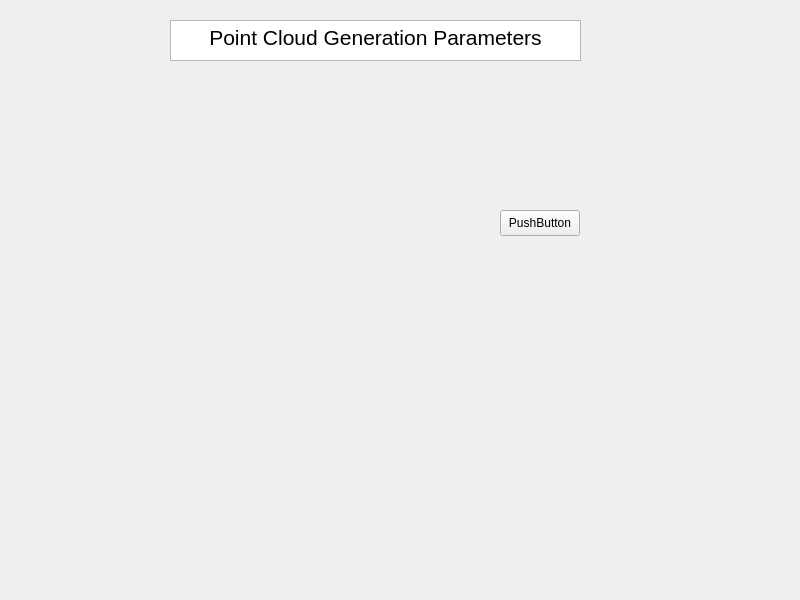
<?xml version="1.0" encoding="UTF-8"?>
<ui version="4.0">
 <class>Widget</class>
 <widget class="QWidget" name="Widget">
  <property name="geometry">
   <rect>
    <x>0</x>
    <y>0</y>
    <width>800</width>
    <height>600</height>
   </rect>
  </property>
  <property name="windowTitle">
   <string>Widget</string>
  </property>
  <widget class="QTextEdit" name="title">
   <property name="geometry">
    <rect>
     <x>170</x>
     <y>20</y>
     <width>411</width>
     <height>41</height>
    </rect>
   </property>
   <property name="html">
    <string>&lt;!DOCTYPE HTML PUBLIC &quot;-//W3C//DTD HTML 4.0//EN&quot; &quot;http://www.w3.org/TR/REC-html40/strict.dtd&quot;&gt;
&lt;html&gt;&lt;head&gt;&lt;meta name=&quot;qrichtext&quot; content=&quot;1&quot; /&gt;&lt;meta charset=&quot;utf-8&quot; /&gt;&lt;style type=&quot;text/css&quot;&gt;
p, li { white-space: pre-wrap; }
hr { height: 1px; border-width: 0; }
li.unchecked::marker { content: &quot;\2610&quot;; }
li.checked::marker { content: &quot;\2612&quot;; }
&lt;/style&gt;&lt;/head&gt;&lt;body style=&quot; font-family:'Noto Sans'; font-size:10pt; font-weight:400; font-style:normal;&quot;&gt;
&lt;p align=&quot;center&quot; style=&quot; margin-top:0px; margin-bottom:0px; margin-left:0px; margin-right:0px; -qt-block-indent:0; text-indent:0px;&quot;&gt;&lt;span style=&quot; font-size:16pt;&quot;&gt;Point Cloud Generation Parameters&lt;/span&gt;&lt;/p&gt;&lt;/body&gt;&lt;/html&gt;</string>
   </property>
  </widget>
  <widget class="QPushButton" name="pb">
   <property name="geometry">
    <rect>
     <x>500</x>
     <y>210</y>
     <width>80</width>
     <height>26</height>
    </rect>
   </property>
   <property name="text">
    <string>PushButton</string>
   </property>
  </widget>
 </widget>
 <resources/>
 <connections/>
</ui>
